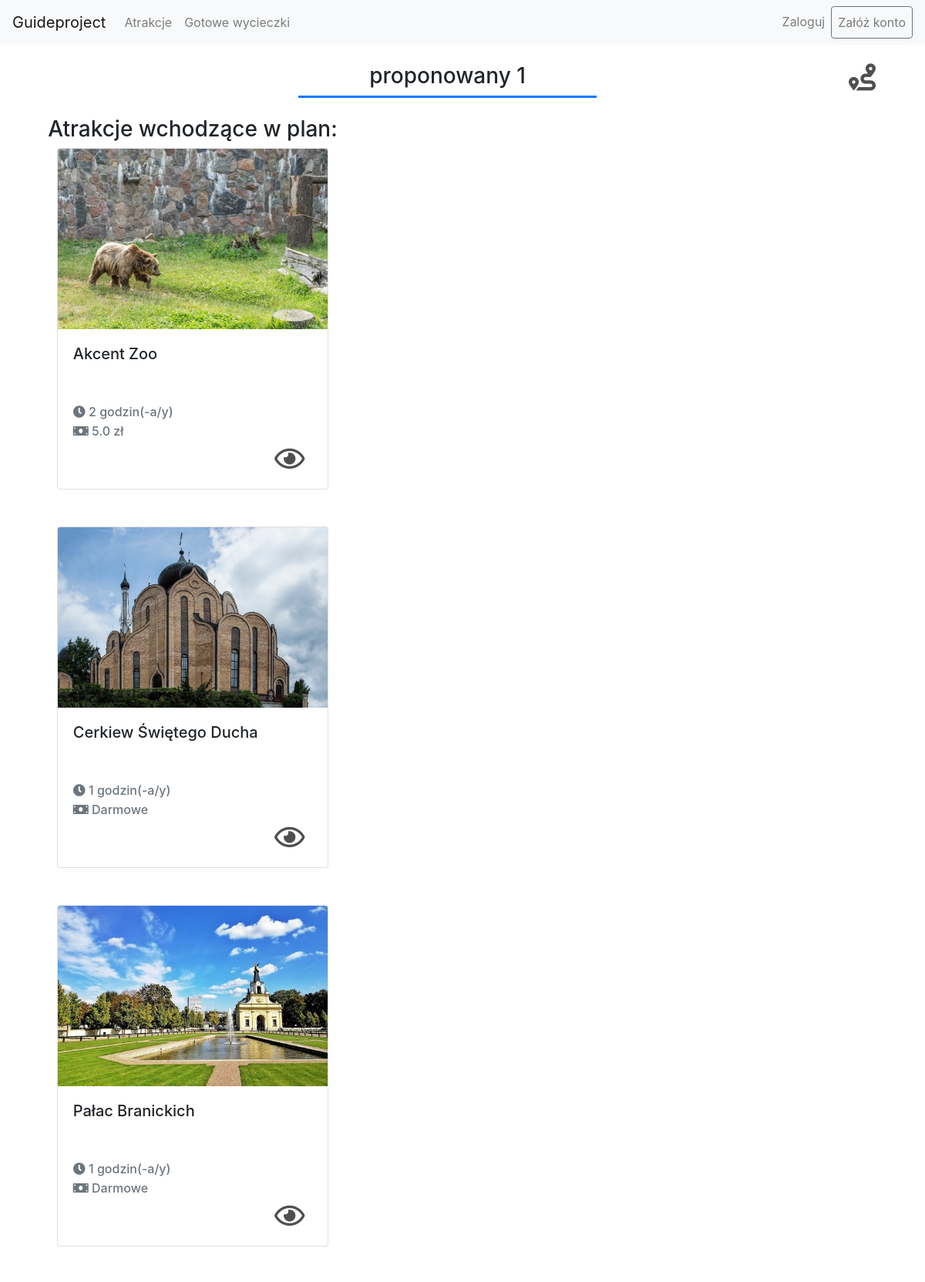
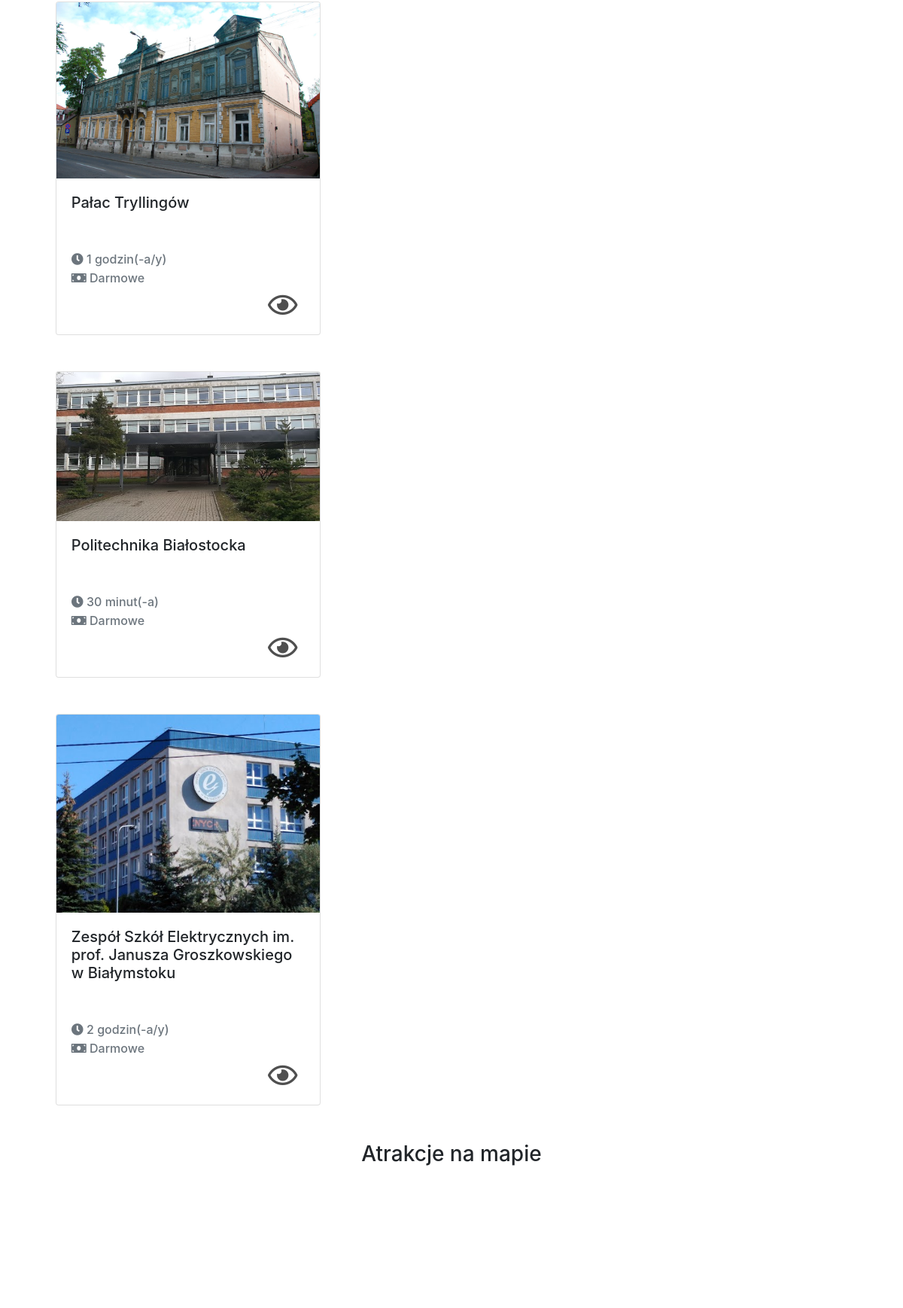
/guide/tripplan/6 (upper part), run on the app's committed database (2 pictures, top to bottom).
### guide/models.py (models this page shows, shortened)
class TripPlan(models.Model):
    name = models.CharField(_("Name"), max_length=150)
    creator = models.ForeignKey("Client", verbose_name=_(
        "Creator"), on_delete=models.CASCADE, null=True, blank=True)
    attractions = models.ManyToManyField(
        "Attraction", verbose_name=_("Attraction list"))
    def getNumberOfAttractions(self):
        return len(self.attractions.all())
    def getTotalTimeSplit(self):
        totalTime = 0
        for attraction in self.attractions.all():
            totalTime += attraction.timeNeededToSightsee
        return math.floor(totalTime), round((totalTime-math.floor(totalTime))*60)
    def getTotalCost(self):
        totalPrice = 0
        for attraction in self.attractions.all():
            totalPrice += attraction.ticketCost
        return totalPrice
    def getFormattedCost(self):
        totalTime = self.getTotalCost()
        if totalTime == 0:
            return 'Darmowe'
        else:
            return f'{totalTime} zł'
    class Meta:
        ordering = ['name']

class Attraction(models.Model):
    name = models.CharField(_("Name"),
                            max_length=200, help_text="Enter attraction's name.")
    description = models.TextField(max_length=500)
    categories = models.ManyToManyField(
        "Category")
    localization = models.ForeignKey(
        "Localization", verbose_name=_("Address"), on_delete=models.CASCADE, null=True, blank=True)
    timeNeededToSightsee = models.FloatField(
        _("Time neede to sightsee (in hours)"))
    ticketCost = models.FloatField(
        _("Ticket's cost"), default=0)
    def display_catogory(self):
        """Create a string for the Category. This is required to display category in Admin."""
        return ', '.join(category.name for category in self.categories.all())
    def getTimeAsFormattedString(self):
        hours = int(self.timeNeededToSightsee)
        minutes = int((self.timeNeededToSightsee % 1)*60)
        result = ''
        if hours:
            result += str(hours) + ' godzin(-a/y) '
        if minutes:
            result += str(minutes) + ' minut(-a)'
        return result
    def getFormattedCost(self):
        if self.ticketCost == 0:
            return 'Darmowe'
        else:
            return f'{str(self.ticketCost)} zł'
    display_catogory.short_description = 'Category'
    class Meta:
        ordering = ['name']

### guide/views.py (the view)
# urls.py: path('tripplan/<int:pk>', views.TripPlanDetailView.as_view(),
class TripPlanDetailView(DetailView):
    model = TripPlan
    def get_context_data(self, **kwargs):
        context = super().get_context_data(**kwargs)
        attractionLocalizations = extractInfo(self.object.attractions.all())
        context["attractionLocalizations"] = attractionLocalizations
        hours, minutes = self.object.getTotalTimeSplit()
        context['hours'] = hours
        context['minutes'] = minutes
        if self.request.user.is_authenticated and self.request.user.pk == self.object.creator.pk:
            availableAttractions = Attraction.objects.exclude(
                pk__in=self.object.attractions.values_list('pk'))
            print(availableAttractions)
            context['availableAttractions'] = availableAttractions
            context['changeNameForm'] = ChangeTripPlanNameForm
        return context

### guide/views.py (called while the page is built, shortened)
def extractInfo(attractionList):
    formattedInfo = []
    try:
        for attraction in attractionList:
            formattedInfo.append({'name': attraction.name,
                                  'lat-lng': {'lat': attraction.localization.lattitude, 'lng': attraction.localization.longitude}})
        return formattedInfo
    except:
        pass

### guide/templates/guide/tripplan_detail.html (shortened to what this page needs)
{% extends "base.html" %}
{% block content %}
{% load static %}
<div class="container-fluid">
    <div class="row mt-4 mr-4">
        <div class="col-4 text-right">
        </div>
        <div class="col-4 text-center border-bottom border-primary border-3">
        <h3>{{tripplan.name}}</h3>
        </div>
        <div class="col-4 text-right">
                    {% if tripplan.getNumberOfAttractions > 1 %}
                 <a href="#" class="icon-wrapper" data-toggle="modal" data-target="#route">
                 <i class="fas fa-route route"></i>
                 </a>
                 {% endif %}
        </div>
    </div>
    <div class="row mt-4">
        <div class="col-5 text-center">
            <h3>Atrakcje wchodzące w plan:</h3>
                <div class="listing-block ">
                    {% for attraction in tripplan.attractions.all %}
                        <div class="card w-75 text-left mb-5 mx-auto">
                            <img class="card-img-top" src="{% static "images/" %}{{attraction.name}}.jpeg" alt="{{attraction.name}}">
                                <div class="card-body">
                                    <h5 class="card-title pb-5">{{attraction.name}}</h5>
                                    <h6 class="card-subtitle mb-2 text-muted">
                                        <i class="fa fa-clock-o pb-2"></i> {{attraction.getTimeAsFormattedString}}<br>
                                        <i class="fa fa-money"></i> {{attraction.getFormattedCost}}
                                    </h6>
                                        <p class="card-text text-right">
                                            <a class="icon-wrapper" href="{% url 'attraction-detail' attraction.pk %}">
                                                <i class="far fa-eye"></i>
                                            </a>
                                        </p>
                                </div>
                        </div>
                    {% endfor %}
                </div>
      </div>
      <div class="col text-center">
            <h3 id="mapTitle">Atrakcje na mapie</h3>
            <div id="map"></div>
      </div>
      </div>
         </div>
{% endblock content %}

### guide/static/css/styles.css (style rules this page uses)
.icon-wrapper { color:#4F4F4F; padding:10px; }
.icon-wrapper i { font-size: 35px; }

### guide/templates/guide/tripplan_detail.html (style rules this page uses)
#map { height:600px; width:800px; margin: 0 auto 30px auto; }
.border-3 { border-width:3px !important; }

### data on the page
TripPlan: name "proponowany 1"
Attraction: name (picture), name "Akcent Zoo", getTimeAsFormattedString "2 godzin(-a/y)", getFormattedCost "5.0 zł"
Attraction: name (picture), name "Cerkiew Świętego Ducha", getTimeAsFormattedString "1 godzin(-a/y)", getFormattedCost "Darmowe"
Attraction: name (picture), name "Pałac Branickich", getTimeAsFormattedString "1 godzin(-a/y)", getFormattedCost "Darmowe"
Attraction: name (picture), name "Pałac Tryllingów", getTimeAsFormattedString "1 godzin(-a/y)", getFormattedCost "Darmowe"
Attraction: name (picture), name "Politechnika Białostocka", getTimeAsFormattedString "30 minut(-a)", getFormattedCost "Darmowe"
Attraction: name (picture), name "Zespół Szkół Elektrycznych im. prof. Janusza Groszkowskiego w Białymstoku", getTimeAsFormattedString "2 godzin(-a/y)", getFormattedCost "Darmowe"
